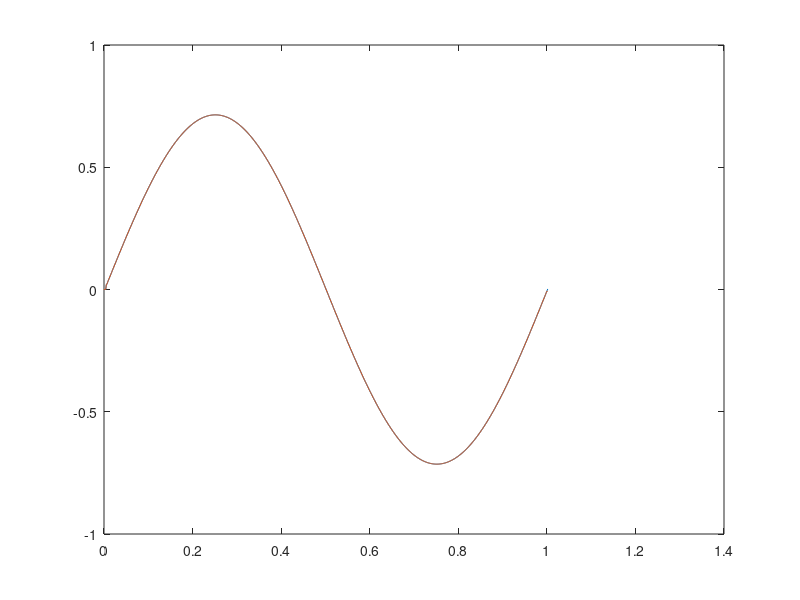
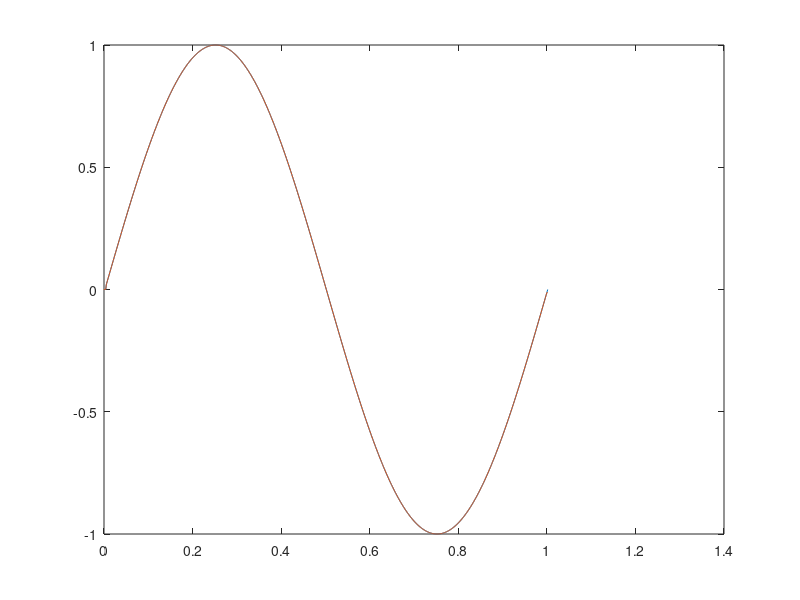

The MATLAB script that drew these images, in order:
%{
Pedro Henrique Diehl
Controle Preditivo
Controlador TSAP - Two Sample Ahead Predictive
%}
clc, close all, clear all

fs = 10^3;
Ts = 1 / fs;

simulation_time = 1;
simulation_time_array = 0:Ts:simulation_time;

r = [0 0 0];
e = [0 0 0];
y = [0 0 0];
ym = [0 0];
u = [0 0 0];
t = [0 0 0];

am = 0.2;
bm = 0.2;
cm = 1;
a = -0.1; 
b = -0.1; 
c = 0.1; 

fsin = fs / fs;
wn = 2 * pi * fsin;
A = 1;

for k = 3:length(simulation_time_array) - 1
    t(k) = k * Ts;
    r(k) = A * sin(wn * t(k));
    
    ym(k) = cm * r(k - 2) - am * ym(k - 2) - bm * ym(k - 1);
    ym(k + 1) = cm * r(k - 1) - am * ym(k - 1) - bm * ym(k);
    ym(k + 2) =  cm * r(k) - bm * ym(k + 1) - am * ym(k) ;
 
    y(k) = c * u(k - 2)- a * y(k - 2) - b * y(k - 1);
    u(k) = (a * y(k) + b * ym(k + 1) +  ym(k + 2)) / c;
end

y(k + 1) = y(k);
y(k + 2) = y(k);
t(k + 1) = (k + 1) * Ts;
t(k + 2) = (k + 2) * Ts;
plot(t, ym)
hold
plot(t, y)

am = 0;
bm = 0;
cm = 1;
for k = 3:length(simulation_time_array) - 1
    t(k) = k * Ts;
    r(k) = A * sin(wn * t(k));
    
    ym(k) = cm * r(k - 2) - am * ym(k - 2) - bm * ym(k - 1);
    ym(k + 1) = cm * r(k - 1) - am * ym(k - 1) - bm * ym(k);
    ym(k + 2) =  cm * r(k) - bm * ym(k + 1) - am * ym(k) ;
 
    y(k) = c * u(k - 2)- a * y(k - 2) - b * y(k - 1);
    u(k) = (a * y(k) + b * ym(k + 1) +  ym(k + 2)) / c;
end

figure(2)
y(k + 1) = y(k);
y(k + 2) = y(k);
t(k + 1) = (k + 1) * Ts;
t(k + 2) = (k + 2) * Ts;
plot(t, ym)
hold
plot(t, y)
